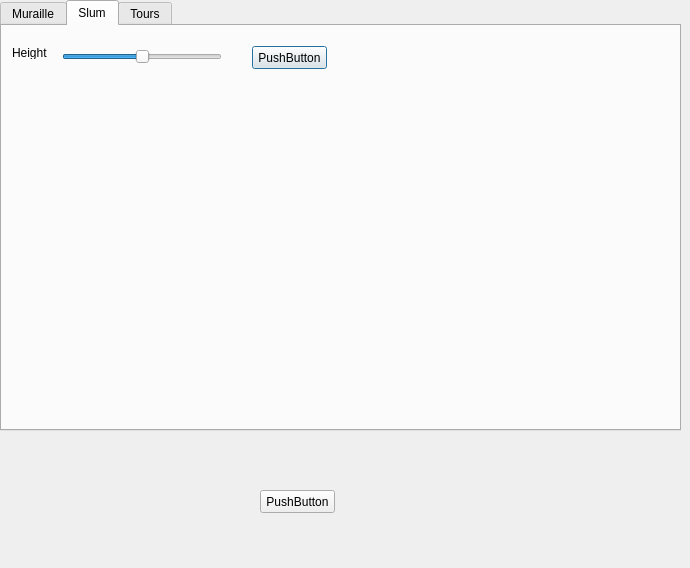
<?xml version="1.0" encoding="UTF-8"?>
<ui version="4.0">
 <class>Dialog</class>
 <widget class="QDialog" name="Dialog">
  <property name="geometry">
   <rect>
    <x>0</x>
    <y>0</y>
    <width>690</width>
    <height>568</height>
   </rect>
  </property>
  <property name="acceptDrops">
   <bool>false</bool>
  </property>
  <property name="windowTitle">
   <string>Generateur de Chateau</string>
  </property>
  <widget class="QTabWidget" name="tabWidget">
   <property name="geometry">
    <rect>
     <x>0</x>
     <y>0</y>
     <width>681</width>
     <height>431</height>
    </rect>
   </property>
   <property name="currentIndex">
    <number>1</number>
   </property>
   <widget class="QWidget" name="tab">
    <attribute name="title">
     <string>Muraille</string>
    </attribute>
   </widget>
   <widget class="QWidget" name="tab_2">
    <attribute name="title">
     <string>Slum</string>
    </attribute>
    <widget class="QSlider" name="slider1">
     <property name="geometry">
      <rect>
       <x>60</x>
       <y>20</y>
       <width>160</width>
       <height>22</height>
      </rect>
     </property>
     <property name="whatsThis">
      <string>&lt;html&gt;&lt;head/&gt;&lt;body&gt;&lt;p&gt;height&lt;/p&gt;&lt;/body&gt;&lt;/html&gt;</string>
     </property>
     <property name="maximum">
      <number>10</number>
     </property>
     <property name="singleStep">
      <number>1</number>
     </property>
     <property name="pageStep">
      <number>1</number>
     </property>
     <property name="value">
      <number>5</number>
     </property>
     <property name="sliderPosition">
      <number>5</number>
     </property>
     <property name="tracking">
      <bool>true</bool>
     </property>
     <property name="orientation">
      <enum>Qt::Horizontal</enum>
     </property>
     <property name="invertedAppearance">
      <bool>false</bool>
     </property>
     <property name="invertedControls">
      <bool>false</bool>
     </property>
    </widget>
    <widget class="QLabel" name="label">
     <property name="geometry">
      <rect>
       <x>10</x>
       <y>20</y>
       <width>47</width>
       <height>13</height>
      </rect>
     </property>
     <property name="text">
      <string>Height</string>
     </property>
    </widget>
    <widget class="QPushButton" name="pushButton2">
     <property name="geometry">
      <rect>
       <x>250</x>
       <y>20</y>
       <width>75</width>
       <height>23</height>
      </rect>
     </property>
     <property name="text">
      <string>PushButton</string>
     </property>
     <property name="checkable">
      <bool>false</bool>
     </property>
     <property name="checked">
      <bool>false</bool>
     </property>
     <property name="autoDefault">
      <bool>true</bool>
     </property>
    </widget>
   </widget>
   <widget class="QWidget" name="tab_3">
    <attribute name="title">
     <string>Tours</string>
    </attribute>
   </widget>
  </widget>
  <widget class="QPushButton" name="pushButtonD">
   <property name="geometry">
    <rect>
     <x>260</x>
     <y>490</y>
     <width>75</width>
     <height>23</height>
    </rect>
   </property>
   <property name="text">
    <string>PushButton</string>
   </property>
  </widget>
 </widget>
 <tabstops>
  <tabstop>tabWidget</tabstop>
  <tabstop>pushButton2</tabstop>
  <tabstop>slider1</tabstop>
 </tabstops>
 <resources/>
 <connections>
  <connection>
   <sender>slider1</sender>
   <signal>valueChanged(int)</signal>
   <receiver>label</receiver>
   <slot>setNum(int)</slot>
   <hints>
    <hint type="sourcelabel">
     <x>112</x>
     <y>45</y>
    </hint>
    <hint type="destinationlabel">
     <x>39</x>
     <y>54</y>
    </hint>
   </hints>
  </connection>
 </connections>
</ui>
